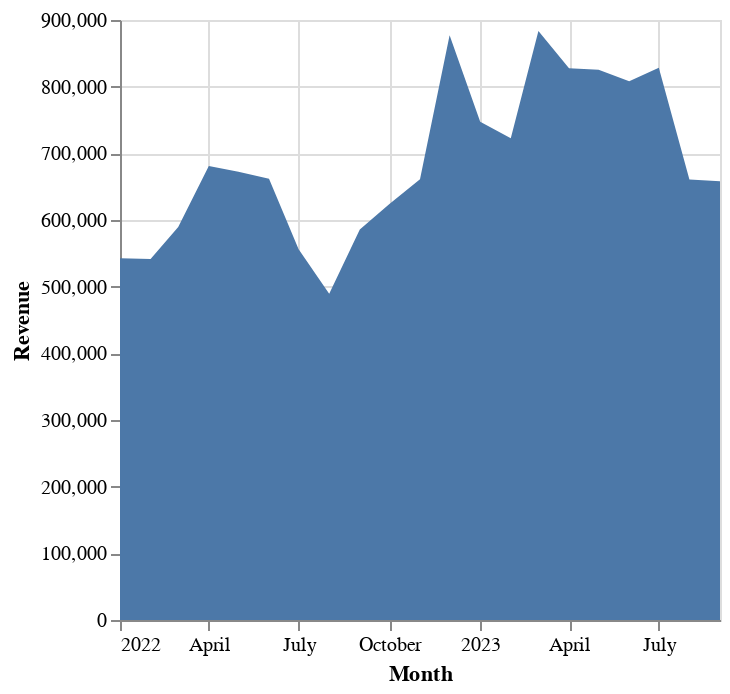

Here is the notebook cell this chart was saved with:
### Code cell
#| title: Monthly Revenue
alt.Chart(monthly_summary.collect()).mark_area().encode(
    x=alt.X("Start_Month:T", title="Month"),
    y=alt.Y("Monthly_Revenue:Q", scale=alt.Scale(zero=False), title="Revenue")
)

### Figure 1 — Vega-Lite specification as saved in the notebook (floating-point values rounded to 4 significant figures)
{"config": {"view": {"continuousWidth": 300, "continuousHeight": 300}}, "data": {"name": "data-d8d39d7202e1163375c03e8ed7b75944"}, "mark": {"type": "area"}, "encoding": {"x": {"field": "Start_Month", "title": "Month", "type": "temporal"}, "y": {"field": "Monthly_Revenue", "scale": {"zero": false}, "title": "Revenue", "type": "quantitative"}}, "$schema": "https://vega.github.io/schema/vega-lite/v6.1.0.json", "datasets": {"data-d8d39d7202e1163375c03e8ed7b75944": [{"Start_Month": "2022-03-01T00:00:00", "Monthly_Orders": 31376, "Monthly_Revenue": 589500.0, "Monthly_Profit": 174000.0}, {"Start_Month": "2022-12-01T00:00:00", "Monthly_Orders": 48380, "Monthly_Revenue": 877200.0, "Monthly_Profit": 246100.0}, {"Start_Month": "2023-02-01T00:00:00", "Monthly_Orders": 40433, "Monthly_Revenue": 722600.0, "Monthly_Profit": 189300.0}, {"Start_Month": "2022-05-01T00:00:00", "Monthly_Orders": 37064, "Monthly_Revenue": 672400.0, "Monthly_Profit": 186900.0}, {"Start_Month": "2023-04-01T00:00:00", "Monthly_Orders": 47768, "Monthly_Revenue": 827700.0, "Monthly_Profit": 215100.0}, {"Start_Month": "2022-01-01T00:00:00", "Monthly_Orders": 29547, "Monthly_Revenue": 542600.0, "Monthly_Profit": 167100.0}, {"Start_Month": "2022-04-01T00:00:00", "Monthly_Orders": 35716, "Monthly_Revenue": 681100.0, "Monthly_Profit": 190100.0}, {"Start_Month": "2023-03-01T00:00:00", "Monthly_Orders": 49818, "Monthly_Revenue": 883500.0, "Monthly_Profit": 231900.0}, {"Start_Month": "2022-07-01T00:00:00", "Monthly_Orders": 34915, "Monthly_Revenue": 556000.0, "Monthly_Profit": 176900.0}, {"Start_Month": "2022-08-01T00:00:00", "Monthly_Orders": 31304, "Monthly_Revenue": 489400.0, "Monthly_Profit": 158900.0}, {"Start_Month": "2022-10-01T00:00:00", "Monthly_Orders": 36451, "Monthly_Revenue": 623900.0, "Monthly_Profit": 178800.0}, {"Start_Month": "2023-08-01T00:00:00", "Monthly_Orders": 40579, "Monthly_Revenue": 660900.0, "Monthly_Profit": 175000.0}, {"Start_Month": "2022-02-01T00:00:00", "Monthly_Orders": 28651, "Monthly_Revenue": 541400.0, "Monthly_Profit": 161900.0}, {"Start_Month": "2023-01-01T00:00:00", "Monthly_Orders": 42418, "Monthly_Revenue": 747200.0, "Monthly_Profit": 205100.0}, {"Start_Month": "2022-06-01T00:00:00", "Monthly_Orders": 35515, "Monthly_Revenue": 662000.0, "Monthly_Profit": 189800.0}, {"Start_Month": "2022-09-01T00:00:00", "Monthly_Orders": 32967, "Monthly_Revenue": 585800.0, "Monthly_Profit": 166400.0}, {"Start_Month": "2022-11-01T00:00:00", "Monthly_Orders": 38959, "Monthly_Revenue": 661300.0, "Monthly_Profit": 192900.0}, {"Start_Month": "2023-06-01T00:00:00", "Monthly_Orders": 48421, "Monthly_Revenue": 808300.0, "Monthly_Profit": 207200.0}, {"Start_Month": "2023-05-01T00:00:00", "Monthly_Orders": 48642, "Monthly_Revenue": 825300.0, "Monthly_Profit": 210300.0}, {"Start_Month": "2023-07-01T00:00:00", "Monthly_Orders": 48508, "Monthly_Revenue": 828300.0, "Monthly_Profit": 209800.0}, {"Start_Month": "2023-09-01T00:00:00", "Monthly_Orders": 41830, "Monthly_Revenue": 658200.0, "Monthly_Profit": 180400.0}]}}
